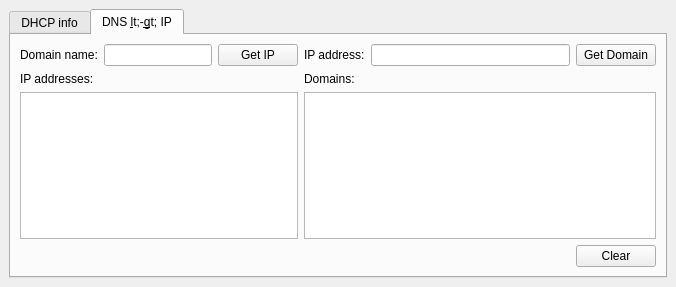
<?xml version="1.0" encoding="UTF-8"?>
<ui version="4.0">
 <class>MainWindow</class>
 <widget class="QMainWindow" name="MainWindow">
  <property name="geometry">
   <rect>
    <x>0</x>
    <y>0</y>
    <width>676</width>
    <height>287</height>
   </rect>
  </property>
  <property name="windowTitle">
   <string>MainWindow</string>
  </property>
  <widget class="QWidget" name="centralwidget">
   <layout class="QVBoxLayout" name="verticalLayout">
    <item>
     <widget class="QTabWidget" name="tabWidget">
      <property name="currentIndex">
       <number>1</number>
      </property>
      <widget class="QWidget" name="tab">
       <attribute name="title">
        <string>DHCP info</string>
       </attribute>
       <layout class="QVBoxLayout" name="verticalLayout_3">
        <item>
         <widget class="QTextBrowser" name="textBrowser"/>
        </item>
        <item>
         <layout class="QHBoxLayout" name="horizontalLayout_4">
          <item>
           <spacer name="horizontalSpacer_2">
            <property name="orientation">
             <enum>Qt::Horizontal</enum>
            </property>
            <property name="sizeHint" stdset="0">
             <size>
              <width>40</width>
              <height>20</height>
             </size>
            </property>
           </spacer>
          </item>
          <item>
           <widget class="QPushButton" name="pushButton_resetIP">
            <property name="text">
             <string>Release IP</string>
            </property>
           </widget>
          </item>
          <item>
           <widget class="QPushButton" name="pushButton_getNewIP">
            <property name="minimumSize">
             <size>
              <width>85</width>
              <height>0</height>
             </size>
            </property>
            <property name="text">
             <string>Renew IP</string>
            </property>
           </widget>
          </item>
         </layout>
        </item>
       </layout>
      </widget>
      <widget class="QWidget" name="tab_2">
       <attribute name="title">
        <string>DNS &lt;-&gt; IP</string>
       </attribute>
       <layout class="QVBoxLayout" name="verticalLayout_2">
        <item>
         <layout class="QFormLayout" name="formLayout">
          <item row="0" column="0">
           <layout class="QVBoxLayout" name="verticalLayout_4">
            <item>
             <layout class="QHBoxLayout" name="horizontalLayout">
              <item>
               <widget class="QLabel" name="label">
                <property name="text">
                 <string>Domain name:</string>
                </property>
               </widget>
              </item>
              <item>
               <widget class="QLineEdit" name="lineEdit_domain"/>
              </item>
              <item>
               <widget class="QPushButton" name="pushButton_getIP">
                <property name="text">
                 <string>Get IP</string>
                </property>
               </widget>
              </item>
             </layout>
            </item>
            <item>
             <widget class="QLabel" name="label_3">
              <property name="text">
               <string>IP addresses:</string>
              </property>
             </widget>
            </item>
            <item>
             <widget class="QTextBrowser" name="textBrowser_IP"/>
            </item>
           </layout>
          </item>
          <item row="0" column="1">
           <layout class="QVBoxLayout" name="verticalLayout_5">
            <item>
             <layout class="QHBoxLayout" name="horizontalLayout_2">
              <item>
               <widget class="QLabel" name="label_2">
                <property name="text">
                 <string>IP address:</string>
                </property>
               </widget>
              </item>
              <item>
               <widget class="QLineEdit" name="lineEdit_IP"/>
              </item>
              <item>
               <widget class="QPushButton" name="pushButton_getDomain">
                <property name="text">
                 <string>Get Domain</string>
                </property>
               </widget>
              </item>
             </layout>
            </item>
            <item>
             <widget class="QLabel" name="label_4">
              <property name="text">
               <string>Domains:</string>
              </property>
             </widget>
            </item>
            <item>
             <widget class="QTextBrowser" name="textBrowser_Domains"/>
            </item>
           </layout>
          </item>
         </layout>
        </item>
        <item>
         <layout class="QHBoxLayout" name="horizontalLayout_3">
          <item>
           <spacer name="horizontalSpacer">
            <property name="orientation">
             <enum>Qt::Horizontal</enum>
            </property>
            <property name="sizeHint" stdset="0">
             <size>
              <width>40</width>
              <height>20</height>
             </size>
            </property>
           </spacer>
          </item>
          <item>
           <widget class="QPushButton" name="pushButton_Clear">
            <property name="text">
             <string>Clear</string>
            </property>
           </widget>
          </item>
         </layout>
        </item>
        <item>
         <spacer name="verticalSpacer">
          <property name="orientation">
           <enum>Qt::Vertical</enum>
          </property>
          <property name="sizeHint" stdset="0">
           <size>
            <width>20</width>
            <height>40</height>
           </size>
          </property>
         </spacer>
        </item>
       </layout>
      </widget>
     </widget>
    </item>
   </layout>
  </widget>
 </widget>
 <resources/>
 <connections/>
</ui>
